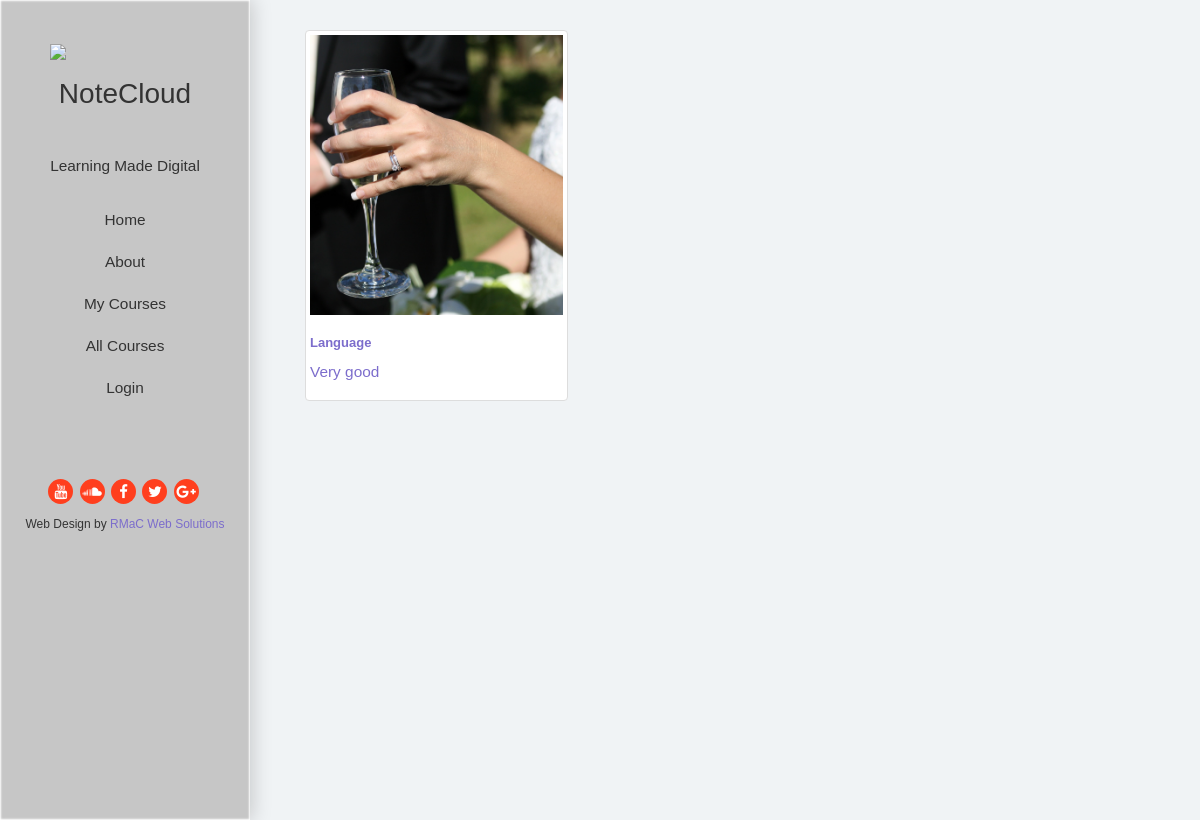
Page /courses/all-courses/ on the earlier database version.
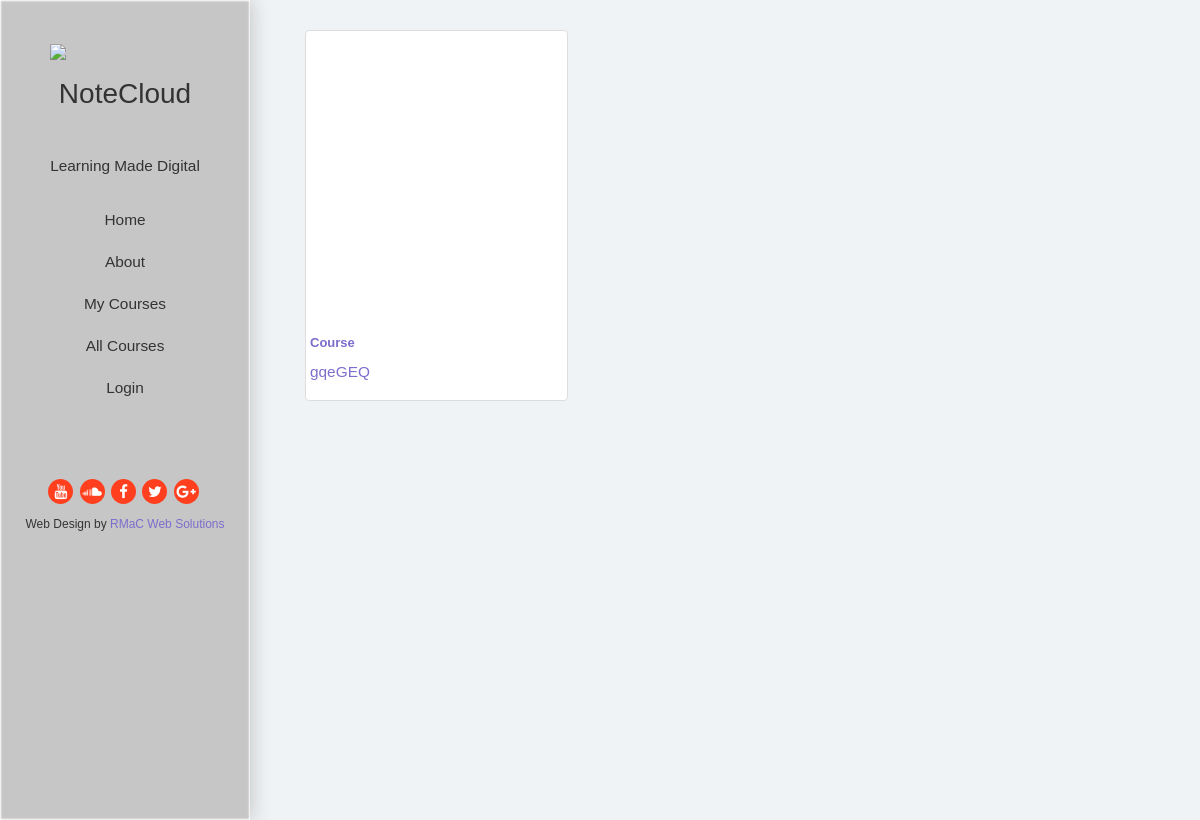
Same page on the later database version.
### courses/models.py (models this page shows, shortened)
class Course(models.Model):
    user = models.ForeignKey(User)
    courseName = models.CharField(max_length=200)
    field = models.CharField(max_length=100)
    course_logo = models.FileField()
    shortDesc = models.CharField(max_length=100, default='')
    courseDesc = models.CharField(max_length=500)
    favorites = GenericRelation(Favorite)

### courses/views.py (the view)
def all_courses(request):
    courses = Course.objects.all()
    return render(request, 'courses/all-courses.html', {'courses': courses})

### courses/templates/courses/all-courses.html (shortened to what this page needs)
{% extends "homepage/header.html" %}
{% block content %}
        {% if courses %}
            {% for course in courses %}
               <div class="col-sm-4">
                   <div class="thumbnail">
                    <a href="{% url 'courses:detail' course.id %}">
                       <div class="backgroundimg" style="background-image:url({{ course.course_logo.url }})"></div>
                        <div class="card-block">
                            <h2 class="card-title">{{ course.field }}</h2>
                            <p class="card-text">{{ course.courseDesc }}</p>
                        </div>
                    </a>
                    </div>
                 </div>
            {% endfor %}
        {% else %}
                <div class="col-sm-12">
                    <h1>No Courses</h1>
                </div>
        {% endif %}
{% endblock %}

Differences in the rows shown:
removed Course: course_logo (picture), field "Language", courseDesc "Very good"
added Course: field "Course", courseDesc "gqeGEQ"
